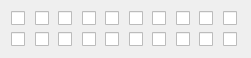
   <widget class="QWidget" name="layoutWidget">
    <property name="geometry">
     <rect>
      <x>42</x>
      <y>296</y>
      <width>251</width>
      <height>34</height>
     </rect>
    </property>
    <layout class="QGridLayout" name="premium">
     <item row="0" column="3">
      <widget class="QCheckBox" name="A4">
       <property name="text">
        <string/>
       </property>
      </widget>
     </item>
     <item row="0" column="2">
      <widget class="QCheckBox" name="A3">
       <property name="text">
        <string/>
       </property>
      </widget>
     </item>
     <item row="0" column="0">
      <widget class="QCheckBox" name="A1">
       <property name="text">
        <string/>
       </property>
       <property name="checkable">
        <bool>true</bool>
       </property>
       <property name="checked">
        <bool>false</bool>
       </property>
       <property name="tristate">
        <bool>false</bool>
       </property>
      </widget>
     </item>
     <item row="0" column="1">
      <widget class="QCheckBox" name="A2">
       <property name="text">
        <string/>
       </property>
      </widget>
     </item>
     <item row="0" column="5">
      <widget class="QCheckBox" name="A6">
       <property name="text">
        <string/>
       </property>
      </widget>
     </item>
     <item row="0" column="9">
      <widget class="QCheckBox" name="A10">
       <property name="text">
        <string/>
       </property>
      </widget>
     </item>
     <item row="0" column="6">
      <widget class="QCheckBox" name="A7">
       <property name="text">
        <string/>
       </property>
      </widget>
     </item>
     <item row="0" column="8">
      <widget class="QCheckBox" name="A9">
       <property name="text">
        <string/>
       </property>
      </widget>
     </item>
     <item row="0" column="4">
      <widget class="QCheckBox" name="A5">
       <property name="text">
        <string/>
       </property>
      </widget>
     </item>
     <item row="0" column="7">
      <widget class="QCheckBox" name="A8">
       <property name="text">
        <string/>
       </property>
      </widget>
     </item>
     <item row="1" column="0">
      <widget class="QCheckBox" name="B1">
       <property name="text">
        <string/>
       </property>
       <property name="checkable">
        <bool>true</bool>
       </property>
       <property name="checked">
        <bool>false</bool>
       </property>
       <property name="tristate">
        <bool>false</bool>
       </property>
      </widget>
     </item>
     <item row="1" column="1">
      <widget class="QCheckBox" name="B2">
       <property name="text">
        <string/>
       </property>
       <property name="checkable">
        <bool>true</bool>
       </property>
       <property name="checked">
        <bool>false</bool>
       </property>
       <property name="tristate">
        <bool>false</bool>
       </property>
      </widget>
     </item>
     <item row="1" column="2">
      <widget class="QCheckBox" name="B3">
       <property name="text">
        <string/>
       </property>
       <property name="checkable">
        <bool>true</bool>
       </property>
       <property name="checked">
        <bool>false</bool>
       </property>
       <property name="tristate">
        <bool>false</bool>
       </property>
      </widget>
     </item>
     <item row="1" column="3">
      <widget class="QCheckBox" name="B4">
       <property name="text">
        <string/>
       </property>
       <property name="checkable">
        <bool>true</bool>
       </property>
       <property name="checked">
        <bool>false</bool>
       </property>
       <property name="tristate">
        <bool>false</bool>
       </property>
      </widget>
     </item>
     <item row="1" column="4">
      <widget class="QCheckBox" name="B5">
       <property name="text">
        <string/>
       </property>
       <property name="checkable">
        <bool>true</bool>
       </property>
       <property name="checked">
        <bool>false</bool>
       </property>
       <property name="tristate">
        <bool>false</bool>
       </property>
      </widget>
     </item>
     <item row="1" column="5">
      <widget class="QCheckBox" name="B6">
       <property name="text">
        <string/>
       </property>
       <property name="checkable">
        <bool>true</bool>
       </property>
       <property name="checked">
        <bool>false</bool>
       </property>
       <property name="tristate">
        <bool>false</bool>
       </property>
      </widget>
     </item>
     <item row="1" column="6">
      <widget class="QCheckBox" name="B7">
       <property name="text">
        <string/>
       </property>
       <property name="checkable">
        <bool>true</bool>
       </property>
       <property name="checked">
        <bool>false</bool>
       </property>
       <property name="tristate">
        <bool>false</bool>
       </property>
      </widget>
     </item>
     <item row="1" column="7">
      <widget class="QCheckBox" name="B8">
       <property name="text">
        <string/>
       </property>
       <property name="checkable">
        <bool>true</bool>
       </property>
       <property name="checked">
        <bool>false</bool>
       </property>
       <property name="tristate">
        <bool>false</bool>
       </property>
      </widget>
     </item>
     <item row="1" column="8">
      <widget class="QCheckBox" name="B9">
       <property name="text">
        <string/>
       </property>
       <property name="checkable">
        <bool>true</bool>
       </property>
       <property name="checked">
        <bool>false</bool>
       </property>
       <property name="tristate">
        <bool>false</bool>
       </property>
      </widget>
     </item>
     <item row="1" column="9">
      <widget class="QCheckBox" name="B10">
       <property name="text">
        <string/>
       </property>
       <property name="checkable">
        <bool>true</bool>
       </property>
       <property name="checked">
        <bool>false</bool>
       </property>
       <property name="tristate">
        <bool>false</bool>
       </property>
      </widget>
     </item>
    </layout>
   </widget>
